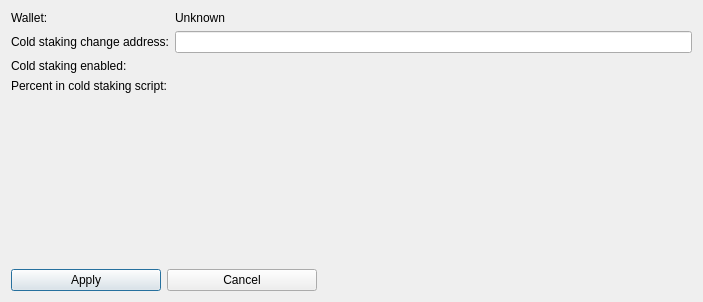
<?xml version="1.0" encoding="UTF-8"?>
<ui version="4.0">
 <class>ColdStakingDialog</class>
 <widget class="QDialog" name="ColdStakingDialog">
  <property name="geometry">
   <rect>
    <x>0</x>
    <y>0</y>
    <width>703</width>
    <height>302</height>
   </rect>
  </property>
  <property name="windowTitle">
   <string>Staking Setup</string>
  </property>
  <layout class="QGridLayout" name="gridLayout">
   <item row="0" column="0">
    <layout class="QFormLayout" name="formLayout">
     <item row="0" column="0">
      <widget class="QLabel" name="lbl1">
       <property name="text">
        <string>Wallet:</string>
       </property>
      </widget>
     </item>
     <item row="0" column="1">
      <widget class="QLabel" name="lblWallet">
       <property name="text">
        <string>Unknown</string>
       </property>
      </widget>
     </item>
     <item row="1" column="0">
      <widget class="QLabel" name="label">
       <property name="text">
        <string>Cold staking change address:</string>
       </property>
      </widget>
     </item>
     <item row="1" column="1">
      <widget class="QValidatedLineEdit" name="coldStakeChangeAddr">
       <property name="toolTip">
        <string>Set the cold staking address for change outputs.</string>
       </property>
      </widget>
     </item>
     <item row="2" column="0">
      <widget class="QLabel" name="label_2">
       <property name="text">
        <string>Cold staking enabled:</string>
       </property>
      </widget>
     </item>
     <item row="2" column="1">
      <widget class="QLabel" name="lblEnabled">
       <property name="text">
        <string/>
       </property>
      </widget>
     </item>
     <item row="3" column="0">
      <widget class="QLabel" name="label_3">
       <property name="text">
        <string>Percent in cold staking script:</string>
       </property>
      </widget>
     </item>
     <item row="3" column="1">
      <widget class="QLabel" name="lblPercent">
       <property name="text">
        <string/>
       </property>
      </widget>
     </item>
    </layout>
   </item>
   <item row="2" column="0">
    <layout class="QHBoxLayout" name="horizontalLayout">
     <item>
      <widget class="QPushButton" name="btnApply">
       <property name="minimumSize">
        <size>
         <width>150</width>
         <height>0</height>
        </size>
       </property>
       <property name="text">
        <string>Apply</string>
       </property>
      </widget>
     </item>
     <item>
      <widget class="QPushButton" name="btnCancel">
       <property name="minimumSize">
        <size>
         <width>150</width>
         <height>0</height>
        </size>
       </property>
       <property name="text">
        <string>Cancel</string>
       </property>
      </widget>
     </item>
     <item>
      <spacer name="horizontalSpacer">
       <property name="orientation">
        <enum>Qt::Horizontal</enum>
       </property>
       <property name="sizeType">
        <enum>QSizePolicy::Expanding</enum>
       </property>
       <property name="sizeHint" stdset="0">
        <size>
         <width>40</width>
         <height>20</height>
        </size>
       </property>
      </spacer>
     </item>
    </layout>
   </item>
   <item row="1" column="0">
    <spacer name="verticalSpacer">
     <property name="orientation">
      <enum>Qt::Vertical</enum>
     </property>
     <property name="sizeHint" stdset="0">
      <size>
       <width>20</width>
       <height>40</height>
      </size>
     </property>
    </spacer>
   </item>
  </layout>
 </widget>
 <customwidgets>
  <customwidget>
   <class>QValidatedLineEdit</class>
   <extends>QLineEdit</extends>
   <header>qt/qvalidatedlineedit.h</header>
  </customwidget>
 </customwidgets>
 <resources>
  <include location="../bitcoin.qrc"/>
 </resources>
 <connections/>
</ui>
